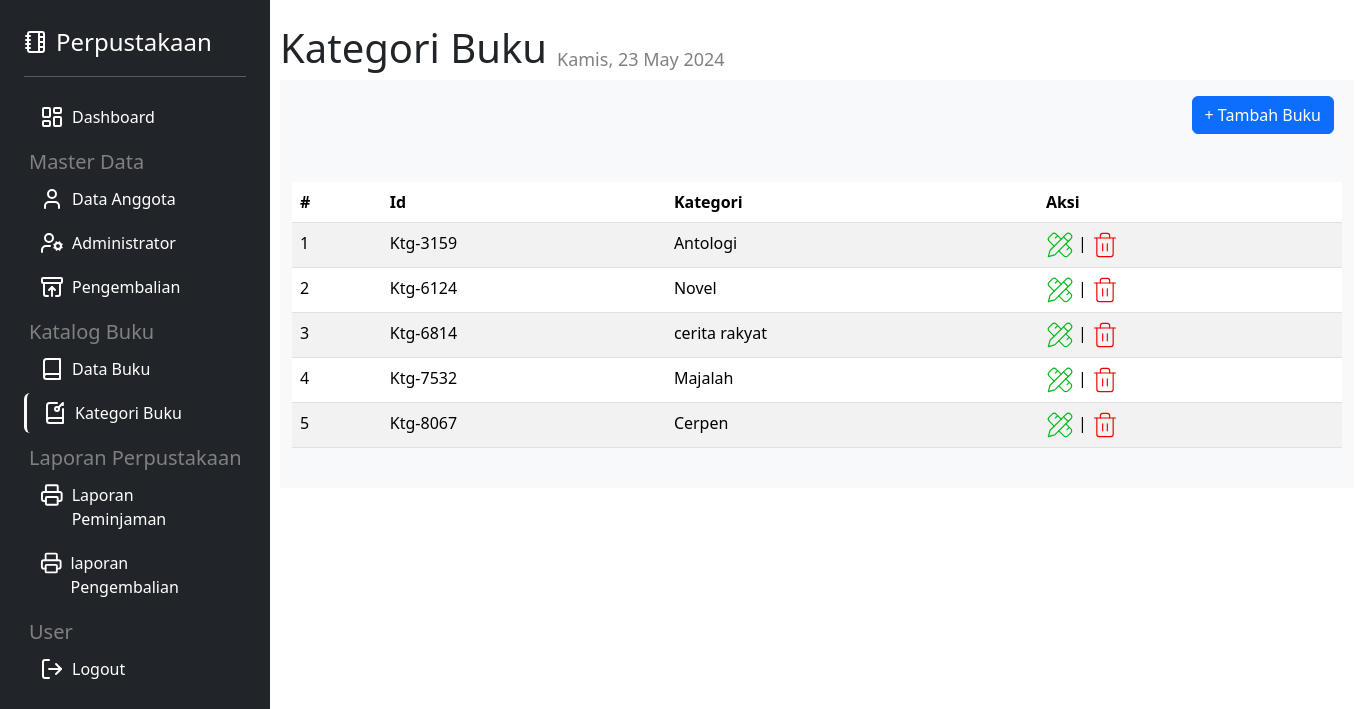
The page /apps/admin/index.php?page=kategori (signed in) on the database its author committed.
### tables this page shows
CREATE TABLE `kategori` (
  `id_kategori` varchar(8) NOT NULL,
  `nama_kategori` varchar(125) NOT NULL
);

### apps/admin/pages/kategori/index.php (the view, shortened to what this page needs)
<?php
$conn = mysqli_connect('localhost', 'root', '', 'db_pinjambuku');
$result = mysqli_query($conn, "SELECT * FROM kategori");
?>
<div class="fcontainer d-block mb-4">
    <div class="judul d-flex mt-4">
        <h1>Kategori Buku </h1>
        <?php include '../../asset/tgl/tanggal.php'; ?>
    </div>
    <div class="container bg-light pb-4  d-block">
        <div class="d-grid gap-2 d-md-flex justify-content-md-end">
            <form action="pages/kategori/tambah.php" method="post">
                <button type="submit" name="tambah" class="btn mt-3 btn-primary me-md-2">+ Tambah Buku</button>
            </form>
        </div>
        <div class="table mt-5">
            <table class="table table-striped">
                <thead>
                    <th>#</th>
                    <th>Id</th>
                    <th>Kategori</th>
                    <th>Aksi</th>
                </thead>
                <tbody>
                    <?php $no = 1; ?>
                    <?php while ($ktg = mysqli_fetch_assoc($result)) : ?>
                        <tr>
                            <td><?= $no; ?></td>
                            <td><?= $ktg['id_kategori']; ?></td>
                            <td><?= $ktg['nama_kategori']; ?></td>
                            <td>
                                <a href="pages/kategori/ubah.php?id_kategori=<?= $ktg['id_kategori']; ?>"><?php require "icon/edite.icon.php"; ?></a> |
                                <a href="pages/kategori/hapus.php?id_kategori=<?= $ktg['id_kategori']; ?>"><?php require "icon/trash.icon.php"; ?></a>
                            </td>
                        </tr>
                        <?php $no++; ?>
                    <?php endwhile; ?>
                </tbody>
            </table>
        </div>
    </div>
</div>

### apps/admin/index.php (style rules this page uses)
.fcontainer { display: flex; }

### apps/admin/pages/kategori/index.php (style rules this page uses)
.table { width: 1050px; }

### rows shown on the page
kategori: id_kategori "Ktg-3159", nama_kategori "Antologi"
kategori: id_kategori "Ktg-6124", nama_kategori "Novel"
kategori: id_kategori "Ktg-6814", nama_kategori "cerita rakyat"
kategori: id_kategori "Ktg-7532", nama_kategori "Majalah"
kategori: id_kategori "Ktg-8067", nama_kategori "Cerpen"

### other values the page prints
$hari[$hari_ini] "Kamis"
strftime("%d %B %Y") "23 May 2024"
